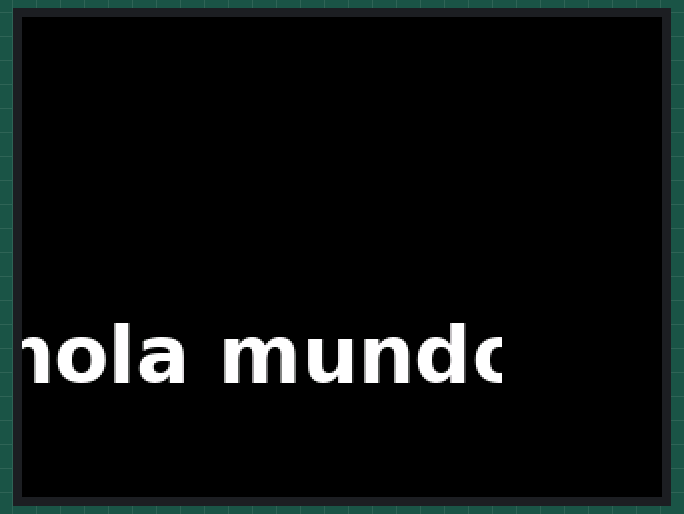
Bench run of a program on a simulated Raspberry Pi (BCM pin numbers). Shown: 320×240 colour display. Library files of the repository ran but are not shown: st7789_custom.py; what the program prints to the terminal is not drawn. At 32.4 s the program stops and its outputs stay as they are.

Above: at 2.5 s.

The program:

hola_mundo2.py
```python
# Script básico - Hola Mundo
# Para GMT020-02 2.0 inch SPI Display con Raspberry Pi Zero 2W

import board
import busio
import digitalio
from PIL import Image, ImageDraw, ImageFont
from st7789_custom import ST7789
import time

# ====== CONFIGURACIÓN DE PINES ======
cs_pin = digitalio.DigitalInOut(board.CE0)      # Chip Select
dc_pin = digitalio.DigitalInOut(board.D25)      # Data/Command (probé con D27, cambié a D25)
reset_pin = digitalio.DigitalInOut(board.D4)   # Reset (probé con D4, cambié a D24)
backlight_pin = digitalio.DigitalInOut(board.D18)  # Retroiluminación, si tu pantalla la usa

# ====== INICIALIZACIÓN SPI ======
# Baudrate configurado a 24MHz para el ST7789
spi = busio.SPI(clock=board.SCK, MOSI=board.MOSI, MISO=board.MISO)

# ====== CREACIÓN DEL DISPLAY ======
# Ajuste basado en el código ESP32: la pantalla se inicializa como 240x320
display = ST7789(
    spi,
    cs_pin,
    dc_pin,
    reset_pin,
    baudrate=24000000,    # 24MHz
    width=240,
    height=320,
    rotation=3,           # Igual que setRotation(3) en el ESP32
    x_offset=0,
    y_offset=0,
    bgr=False,
    invert=True,
    backlight=backlight_pin,
)

# ====== CREAR IMAGEN ======
image = Image.new("RGB", (display.width, display.height), color=(0, 0, 0))
draw = ImageDraw.Draw(image)

# ====== FUENTE (básica, sin fuente personalizada) ======
try:
    # Intenta usar fuente True Type si está disponible
    font = ImageFont.truetype("/usr/share/fonts/truetype/dejavu/DejaVuSans-Bold.ttf", 40)
except:
    # Si no, usa la fuente por defecto
    font = ImageFont.load_default()

# ====== MOSTRAR HOLA MUNDO ======
print("Inicializando display...")
try:
    # Limpiar pantalla
    draw.rectangle((0, 0, display.width, display.height), fill=(0, 0, 0))

    # Escribir texto
    text = "hola mundo"
    # Centrar el texto aproximadamente
    bbox = draw.textbbox((0, 0), text, font=font)
    text_width = bbox[2] - bbox[0]
    text_height = bbox[3] - bbox[1]

    x = (display.width - text_width) // 2
    y = (display.height - text_height) // 2

    draw.text((x, y), text, font=font, fill=(255, 255, 255))

    # Mostrar en la pantalla
    display.display(image)
    print("✓ ¡hola mundo mostrado en pantalla!")

    # Mantener activo por 30 segundos
    time.sleep(30)

except Exception as e:
    print(f"✗ Error: {e}")
    print("\nComprueba los pines SPI y el pin de datos (DC), especialmente en Raspberry Pi")
```
